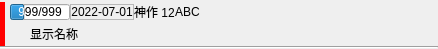
<?xml version="1.0" encoding="UTF-8"?>
<ui version="4.0">
 <class>TvSeasonWidgetItem</class>
 <widget class="QWidget" name="TvSeasonWidgetItem">
  <property name="geometry">
   <rect>
    <x>0</x>
    <y>0</y>
    <width>438</width>
    <height>49</height>
   </rect>
  </property>
  <property name="windowTitle">
   <string notr="true">Form</string>
  </property>
  <layout class="QVBoxLayout" name="verticalLayout_2">
   <property name="spacing">
    <number>0</number>
   </property>
   <property name="leftMargin">
    <number>0</number>
   </property>
   <property name="topMargin">
    <number>2</number>
   </property>
   <property name="rightMargin">
    <number>0</number>
   </property>
   <property name="bottomMargin">
    <number>0</number>
   </property>
   <item>
    <widget class="QWidget" name="widget" native="true">
     <property name="styleSheet">
      <string notr="true">#widget
{
  border-left: 5px solid #ff0000;
}</string>
     </property>
     <layout class="QVBoxLayout" name="verticalLayout">
      <property name="spacing">
       <number>0</number>
      </property>
      <property name="leftMargin">
       <number>0</number>
      </property>
      <property name="topMargin">
       <number>0</number>
      </property>
      <property name="rightMargin">
       <number>0</number>
      </property>
      <property name="bottomMargin">
       <number>0</number>
      </property>
      <item>
       <layout class="QHBoxLayout" name="hLayout_Top">
        <property name="leftMargin">
         <number>10</number>
        </property>
        <item>
         <widget class="QProgressBar" name="progressBar_Radio">
          <property name="maximumSize">
           <size>
            <width>60</width>
            <height>16</height>
           </size>
          </property>
          <property name="value">
           <number>24</number>
          </property>
          <property name="alignment">
           <set>Qt::AlignCenter</set>
          </property>
          <property name="textVisible">
           <bool>true</bool>
          </property>
          <property name="invertedAppearance">
           <bool>false</bool>
          </property>
          <property name="textDirection">
           <enum>QProgressBar::TopToBottom</enum>
          </property>
          <property name="format">
           <string notr="true">999/999</string>
          </property>
         </widget>
        </item>
        <item>
         <widget class="QLabel" name="label_ReleaseDate">
          <property name="maximumSize">
           <size>
            <width>16777215</width>
            <height>16</height>
           </size>
          </property>
          <property name="font">
           <font>
            <bold>false</bold>
           </font>
          </property>
          <property name="frameShape">
           <enum>QFrame::StyledPanel</enum>
          </property>
          <property name="frameShadow">
           <enum>QFrame::Sunken</enum>
          </property>
          <property name="text">
           <string notr="true">2022-07-01</string>
          </property>
          <property name="alignment">
           <set>Qt::AlignCenter</set>
          </property>
         </widget>
        </item>
        <item>
         <widget class="QLabel" name="label_Point">
          <property name="sizePolicy">
           <sizepolicy hsizetype="Minimum" vsizetype="Preferred">
            <horstretch>0</horstretch>
            <verstretch>0</verstretch>
           </sizepolicy>
          </property>
          <property name="maximumSize">
           <size>
            <width>16777215</width>
            <height>16</height>
           </size>
          </property>
          <property name="text">
           <string notr="true">神作 12</string>
          </property>
         </widget>
        </item>
        <item>
         <widget class="QLabel" name="label_Tag1">
          <property name="maximumSize">
           <size>
            <width>16777215</width>
            <height>16</height>
           </size>
          </property>
          <property name="text">
           <string notr="true">A</string>
          </property>
         </widget>
        </item>
        <item>
         <widget class="QLabel" name="label_Tag2">
          <property name="maximumSize">
           <size>
            <width>16777215</width>
            <height>16</height>
           </size>
          </property>
          <property name="text">
           <string notr="true">B</string>
          </property>
         </widget>
        </item>
        <item>
         <widget class="QLabel" name="label_Tag3">
          <property name="maximumSize">
           <size>
            <width>16777215</width>
            <height>16</height>
           </size>
          </property>
          <property name="text">
           <string notr="true">C</string>
          </property>
         </widget>
        </item>
        <item>
         <spacer name="hSpacer_Top">
          <property name="orientation">
           <enum>Qt::Horizontal</enum>
          </property>
          <property name="sizeHint" stdset="0">
           <size>
            <width>40</width>
            <height>20</height>
           </size>
          </property>
         </spacer>
        </item>
       </layout>
      </item>
      <item>
       <layout class="QHBoxLayout" name="hLayout_Bottom" stretch="0,1">
        <property name="leftMargin">
         <number>10</number>
        </property>
        <item>
         <widget class="QPushButton" name="pushButton_Collect">
          <property name="enabled">
           <bool>false</bool>
          </property>
          <property name="maximumSize">
           <size>
            <width>20</width>
            <height>20</height>
           </size>
          </property>
          <property name="focusPolicy">
           <enum>Qt::NoFocus</enum>
          </property>
          <property name="styleSheet">
           <string notr="true">#pushButton_Collect
{
  border: 0px;
}</string>
          </property>
          <property name="text">
           <string/>
          </property>
          <property name="icon">
           <iconset resource="../../Resource.qrc">
            <normaloff>:/File/img/star_uncheck_enable.png</normaloff>
            <normalon>:/File/img/star_check_enable.png</normalon>
            <disabledoff>:/File/img/star_uncheck_enable.png</disabledoff>
            <disabledon>:/File/img/star_check_enable.png</disabledon>:/File/img/star_uncheck_enable.png</iconset>
          </property>
          <property name="iconSize">
           <size>
            <width>20</width>
            <height>20</height>
           </size>
          </property>
          <property name="checkable">
           <bool>true</bool>
          </property>
          <property name="flat">
           <bool>true</bool>
          </property>
         </widget>
        </item>
        <item>
         <widget class="QLabel" name="label_Name">
          <property name="font">
           <font>
            <family>微软雅黑</family>
            <pointsize>9</pointsize>
           </font>
          </property>
          <property name="text">
           <string notr="true">显示名称</string>
          </property>
          <property name="alignment">
           <set>Qt::AlignLeading|Qt::AlignLeft|Qt::AlignVCenter</set>
          </property>
         </widget>
        </item>
       </layout>
      </item>
     </layout>
    </widget>
   </item>
   <item>
    <widget class="Line" name="line">
     <property name="orientation">
      <enum>Qt::Horizontal</enum>
     </property>
    </widget>
   </item>
  </layout>
 </widget>
 <resources>
  <include location="../../Resource.qrc"/>
 </resources>
 <connections/>
</ui>
